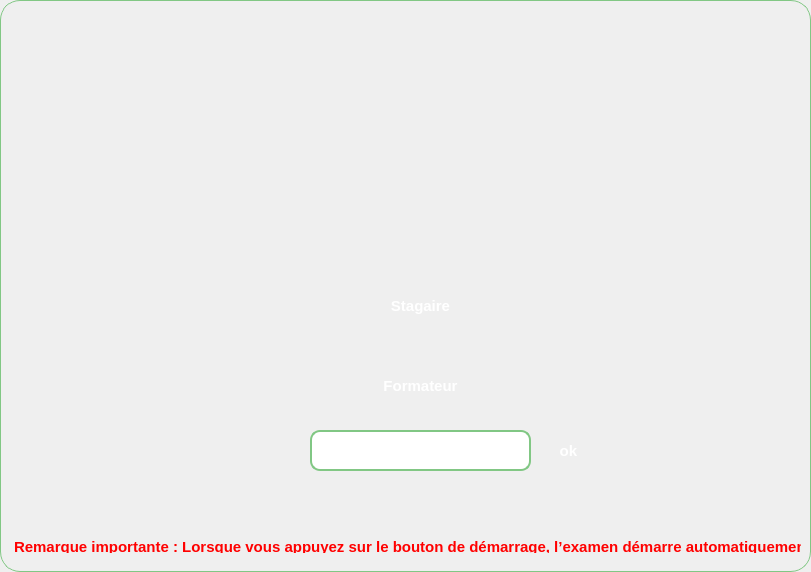
<?xml version="1.0" encoding="UTF-8"?>
<ui version="4.0">
 <class>Form</class>
 <widget class="QWidget" name="Form">
  <property name="geometry">
   <rect>
    <x>0</x>
    <y>0</y>
    <width>811</width>
    <height>572</height>
   </rect>
  </property>
  <property name="sizePolicy">
   <sizepolicy hsizetype="Fixed" vsizetype="Fixed">
    <horstretch>0</horstretch>
    <verstretch>0</verstretch>
   </sizepolicy>
  </property>
  <property name="minimumSize">
   <size>
    <width>811</width>
    <height>572</height>
   </size>
  </property>
  <property name="maximumSize">
   <size>
    <width>811</width>
    <height>572</height>
   </size>
  </property>
  <property name="windowTitle">
   <string>Form</string>
  </property>
  <property name="styleSheet">
   <string notr="true">/* Styling for the Main Form */
QWidget#Form {
    background: qlineargradient(
        spread: pad, 
        x1: 0, y1: 0, x2: 1, y2: 0, 
        stop: 0 #d9fdd3, 
        stop: 1 #a8e6cf
    ); /* Gradient background */
    border: 1px solid #81c784; /* Subtle green border */
    border-radius: 20px; /* Rounded corners */
    padding: 20px; /* Inner spacing */
    box-shadow: 0px 10px 20px rgba(0, 0, 0, 0.1); /* Drop shadow */
}

/* Labels with a modern font and green text */
QLabel {
    color: #388e3c; /* Dark green text */
    font-size: 15px; /* Modern font size */
    font-weight: 600; /* Semi-bold text for clarity */
    margin-bottom: 8px; /* Spacing below labels */
}

/* Input fields with sleek borders and hover effects */
QLineEdit {
    background-color: #ffffff; /* White background */
    border: 2px solid #81c784; /* Subtle green border */
    border-radius: 10px; /* Rounded corners */
    padding: 8px 12px; /* Padding inside the input */
    font-size: 14px; /* Font size for inputs */
    color: #2e7d32; /* Dark green text */
    transition: border-color 0.3s ease, box-shadow 0.3s ease;
}

QLineEdit:focus {
    border: 2px solid #4caf50; /* Bright green border on focus */
    box-shadow: 0px 4px 8px rgba(0, 0, 0, 0.15); /* Subtle glow on focus */
}

/* Buttons with modern gradients, hover, and pressed effects */
QPushButton {
    background: qlineargradient(
        spread: pad, 
        x1: 0, y1: 0, x2: 1, y2: 1, 
        stop: 0 #8bc34a, 
        stop: 1 #66bb6a
    ); /* Gradient green background */
    color: white; /* White text */
    border: none; /* No visible border */
    border-radius: 12px; /* Rounded corners */
    padding: 10px 20px; /* Comfortable padding */
    font-size: 15px; /* Font size for buttons */
    font-weight: 600; /* Bold text for buttons */
    box-shadow: 0px 6px 12px rgba(0, 0, 0, 0.1); /* Button shadow */
    transition: all 0.3s ease; /* Smooth animations */
}

QPushButton:hover {
    background: qlineargradient(
        spread: pad, 
        x1: 0, y1: 0, x2: 1, y2: 1, 
        stop: 0 #9ccc65, 
        stop: 1 #81c784
    ); /* Brighter gradient on hover */
    transform: translateY(-2px); /* Slight lift effect */
    box-shadow: 0px 8px 16px rgba(0, 0, 0, 0.2); /* Stronger shadow */
}

QPushButton:pressed {
    background: qlineargradient(
        spread: pad, 
        x1: 0, y1: 0, x2: 1, y2: 1, 
        stop: 0 #6e9d3c, 
        stop: 1 #4caf50
    ); /* Darker gradient on press */
    transform: scale(0.98); /* Slight shrink effect */
    box-shadow: 0px 2px 6px rgba(0, 0, 0, 0.1); /* Reduced shadow */
}

QPushButton:disabled {
    background-color: #c8e6c9; /* Muted green for disabled */
    color: #9e9e9e; /* Muted text */
    box-shadow: none; /* No shadow */
    transform: none; /* No animation */
}
</string>
  </property>
  <widget class="QLabel" name="label_4">
   <property name="geometry">
    <rect>
     <x>10</x>
     <y>540</y>
     <width>791</width>
     <height>21</height>
    </rect>
   </property>
   <property name="font">
    <font>
     <pointsize>-1</pointsize>
     <weight>75</weight>
     <bold>true</bold>
    </font>
   </property>
   <property name="styleSheet">
    <string notr="true">color:red;</string>
   </property>
   <property name="text">
    <string>Remarque importante : Lorsque vous appuyez sur le bouton de démarrage, l’examen démarre automatiquement</string>
   </property>
  </widget>
  <widget class="QLabel" name="label_5">
   <property name="geometry">
    <rect>
     <x>0</x>
     <y>0</y>
     <width>811</width>
     <height>201</height>
    </rect>
   </property>
   <property name="styleSheet">
    <string notr="true">background-image: url(:/newPrefix/atfp2.png);</string>
   </property>
   <property name="text">
    <string/>
   </property>
  </widget>
  <widget class="QPushButton" name="btn">
   <property name="geometry">
    <rect>
     <x>310</x>
     <y>280</y>
     <width>221</width>
     <height>51</height>
    </rect>
   </property>
   <property name="font">
    <font>
     <pointsize>-1</pointsize>
     <weight>75</weight>
     <bold>true</bold>
    </font>
   </property>
   <property name="styleSheet">
    <string notr="true">QPushButton {
    background-color: qlineargradient(
        spread: pad, 
        x1: 0, y1: 0, x2: 0, y2: 1, 
        stop: 0 #8bc34a, 
        stop: 1 #4caf50
    ); /* Green gradient background */
    color: white; /* White text */
    border: none; /* No border for clean look */
    border-radius: 12px; /* Rounded corners */
    padding: 10px 20px; /* Add comfortable padding */
    font-size: 15px; /* Slightly larger font size */
    font-weight: 600; /* Semi-bold for readability */
    box-shadow: 0 4px 8px rgba(0, 0, 0, 0.2); /* Soft shadow */
    transition: all 0.3s ease; /* Smooth transitions */
}

QPushButton:hover {
    background-color: qlineargradient(
        spread: pad, 
        x1: 0, y1: 0, x2: 0, y2: 1, 
        stop: 0 #a5d86e, 
        stop: 1 #66bb6a
    ); /* Brighter green gradient on hover */
    box-shadow: 0 6px 12px rgba(0, 0, 0, 0.3); /* Enhance shadow */
    transform: translateY(-2px); /* Slight hover lift */
}

QPushButton:pressed {
    background-color: qlineargradient(
        spread: pad, 
        x1: 0, y1: 0, x2: 0, y2: 1, 
        stop: 0 #6e9d3c, 
        stop: 1 #388e3c
    ); /* Darker green gradient when pressed */
    transform: scale(0.95); /* Shrink slightly */
    box-shadow: 0 2px 4px rgba(0, 0, 0, 0.2); /* Reduced shadow */
}

QPushButton:disabled {
    background-color: #d3d3d3; /* Light grey for disabled */
    color: #9e9e9e; /* Muted text */
    box-shadow: none; /* Remove shadow */
    transform: none; /* No transformations */
}
</string>
   </property>
   <property name="text">
    <string>Stagaire</string>
   </property>
  </widget>
  <widget class="QPushButton" name="formateur">
   <property name="geometry">
    <rect>
     <x>310</x>
     <y>360</y>
     <width>221</width>
     <height>51</height>
    </rect>
   </property>
   <property name="font">
    <font>
     <pointsize>-1</pointsize>
     <weight>75</weight>
     <bold>true</bold>
    </font>
   </property>
   <property name="styleSheet">
    <string notr="true">QPushButton {
    background-color: qlineargradient(
        spread: pad, 
        x1: 0, y1: 0, x2: 0, y2: 1, 
        stop: 0 #5ec4ff, 
        stop: 1 #0096c7
    ); /* Gradient background */
    color: white; /* White text */
    border: none; /* No border for clean look */
    border-radius: 12px; /* Rounded corners */
    padding: 10px 20px; /* Add comfortable padding */
    font-size: 15px; /* Slightly larger font size */
    font-weight: 600; /* Semi-bold for readability */
    box-shadow: 0 4px 8px rgba(0, 0, 0, 0.2); /* Soft shadow */
    transition: all 0.3s ease; /* Smooth transitions */
}

QPushButton:hover {
    background-color: qlineargradient(
        spread: pad, 
        x1: 0, y1: 0, x2: 0, y2: 1, 
        stop: 0 #81e0ff, 
        stop: 1 #00b4d8
    ); /* Brighter gradient on hover */
    box-shadow: 0 6px 12px rgba(0, 0, 0, 0.3); /* Enhance shadow */
    transform: translateY(-2px); /* Slight hover lift */
}

QPushButton:pressed {
    background-color: qlineargradient(
        spread: pad, 
        x1: 0, y1: 0, x2: 0, y2: 1, 
        stop: 0 #3cb3db, 
        stop: 1 #0077a5
    ); /* Darker gradient when pressed */
    transform: scale(0.95); /* Shrink slightly */
    box-shadow: 0 2px 4px rgba(0, 0, 0, 0.2); /* Reduced shadow */
}

QPushButton:disabled {
    background-color: #d3d3d3; /* Light grey for disabled */
    color: #9e9e9e; /* Muted text */
    box-shadow: none; /* Remove shadow */
    transform: none; /* No transformations */
}
</string>
   </property>
   <property name="text">
    <string>Formateur</string>
   </property>
  </widget>
  <widget class="QPushButton" name="moon">
   <property name="geometry">
    <rect>
     <x>540</x>
     <y>430</y>
     <width>61</width>
     <height>41</height>
    </rect>
   </property>
   <property name="text">
    <string>ok </string>
   </property>
  </widget>
  <widget class="QLineEdit" name="line">
   <property name="geometry">
    <rect>
     <x>310</x>
     <y>430</y>
     <width>221</width>
     <height>41</height>
    </rect>
   </property>
  </widget>
 </widget>
 <resources>
  <include location="res1.qrc"/>
 </resources>
 <connections/>
</ui>
